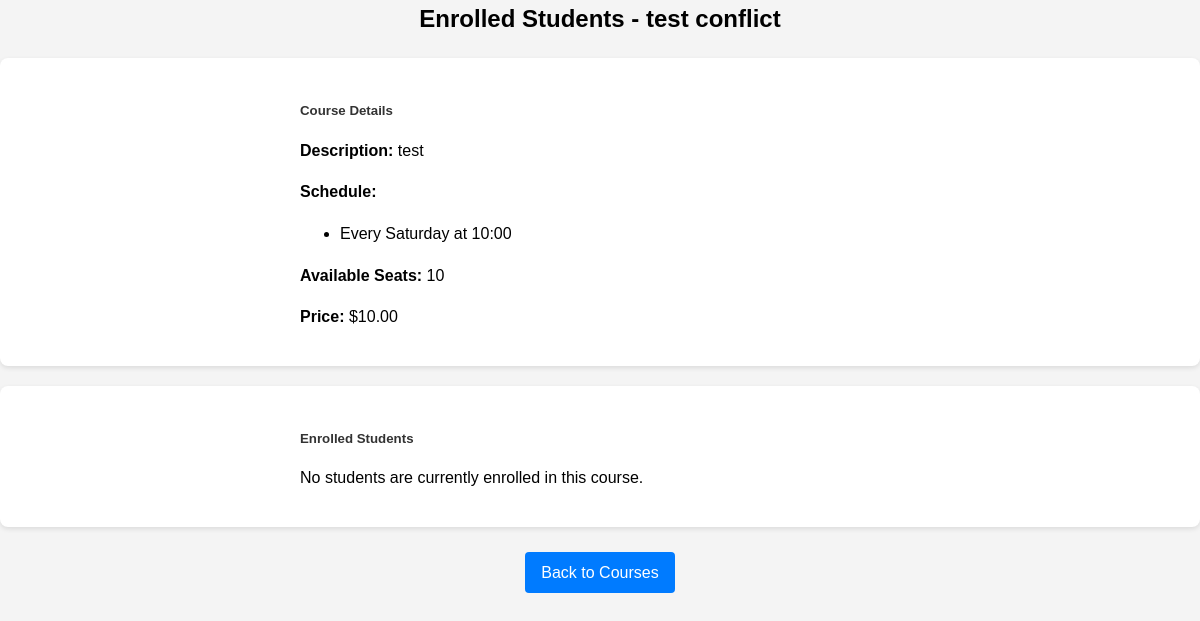
Page /enrolled-students/16/ (signed in) on the earlier database version.
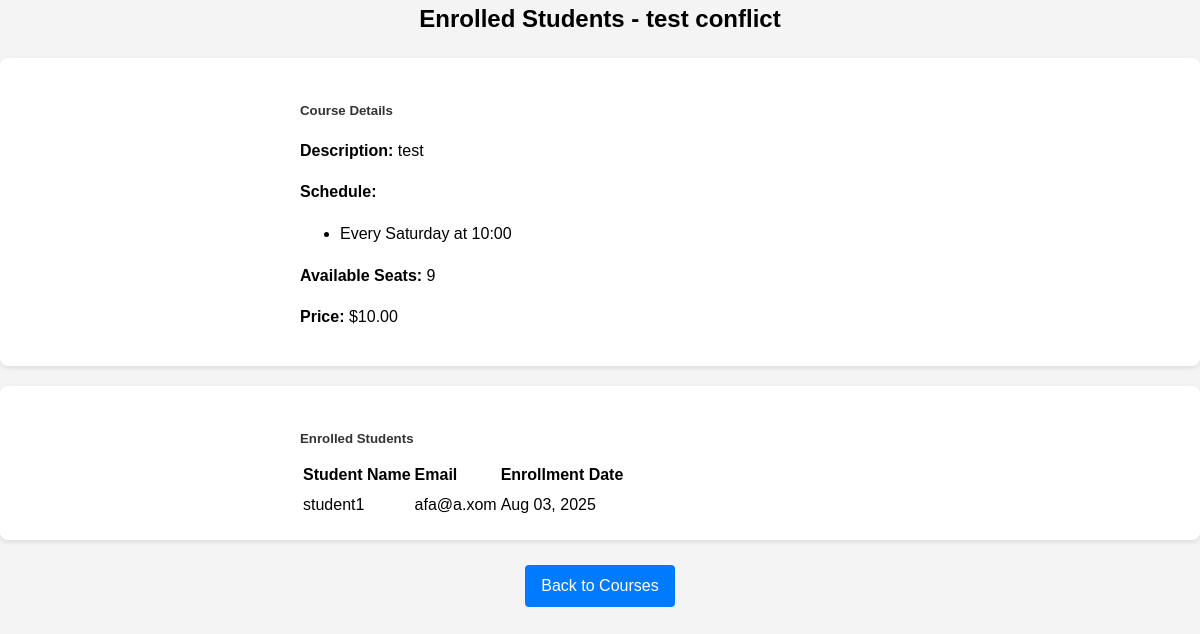
Same page on the later database version.
### course/models.py (models this page shows, shortened)
class Schedule(models.Model):
    WEEKDAY_CHOICES = [
        (0, 'Monday'),
        (1, 'Tuesday'),
        (2, 'Wednesday'),
        (3, 'Thursday'),
        (4, 'Friday'),
        (5, 'Saturday'),
        (6, 'Sunday'),
    ]
    SCHEDULE_TYPE_CHOICES = [
        ('date', 'Specific Date'),
        ('weekday', 'Weekly Schedule'),
    ]
    course = models.ForeignKey('Course', on_delete=models.CASCADE, related_name='schedules')
    schedule_type = models.CharField(
        max_length=7,
        choices=SCHEDULE_TYPE_CHOICES,
        default='date'
    )
    specific_date = models.DateField(null=True, blank=True)
    weekday = models.IntegerField(choices=WEEKDAY_CHOICES, null=True, blank=True)
    time = models.TimeField()
    def get_schedule_display(self):
        if self.schedule_type == 'date':
            if self.specific_date:
                return f"On {self.specific_date.strftime('%Y-%m-%d')} at {self.time.strftime('%H:%M')}"
            return "Date not set"
        elif self.schedule_type == 'weekday':
            if self.weekday is not None:
                return f"Every {self.get_weekday_display()} at {self.time.strftime('%H:%M')}"
            return "Weekday not set"
        return "No schedule set"
    def get_weekday_display(self):
        for value, display in self.WEEKDAY_CHOICES:
            if self.weekday == value:
                return display
        return "Unknown"

class Course(models.Model):
    title = models.CharField(max_length=200)
    description = models.TextField()
    content = models.TextField(help_text="Detailed course content and materials")
    teacher = models.ForeignKey(
        settings.AUTH_USER_MODEL,
        on_delete=models.CASCADE,
        limit_choices_to={'is_teacher': True},
    )
    capacity = models.PositiveIntegerField()
    pre_requisites = models.TextField(blank=True, null=True)
    created_at = models.DateTimeField(auto_now_add=True)
    price = models.DecimalField(
        max_digits=10,
        decimal_places=2,
        default=Decimal('0.00'),
    )

### student/models.py (models this page shows, shortened)
class Enrollment(models.Model):
    student = models.ForeignKey(
        settings.AUTH_USER_MODEL,
        on_delete=models.CASCADE,
        related_name='enrollments'
    )
    course = models.ForeignKey(
        Course,
        on_delete=models.CASCADE,
        related_name='enrollments'
    )
    enrollment_date = models.DateTimeField(auto_now_add=True)
    status = models.CharField(
        max_length=20,
        choices=[
            ('enrolled', 'Enrolled'),
            ('completed', 'Completed'),
            ('dropped', 'Dropped'),
        ],
        default='enrolled'
    )
    class Meta:
        unique_together = ['student', 'course']

### portal/models.py (models this page shows)
class User(AbstractUser):
    is_teacher = models.BooleanField(default=False)
    is_admin = models.BooleanField(default=False)
    groups = models.ManyToManyField(
        'auth.Group',
        related_name='portal_user_set',
        blank=True,
        help_text='The groups this user belongs to.',
        verbose_name='groups'
    )
    user_permissions = models.ManyToManyField(
        'auth.Permission',
        related_name='portal_user_set',
        blank=True,
        help_text='Specific permissions for this user.',
        verbose_name='user permissions'
    )

### course/views.py (the view)
# urls.py: path('enrolled-students/<int:course_id>/', views.enrolled_students, name='enrolled_students'),
@login_required
def enrolled_students(request, course_id):
    course = get_object_or_404(Course, id=course_id)
    if request.user != course.teacher:
        return render(request, 'courses/error.html',
                     {'message': 'You do not have permission to view this course\'s enrollments.'})
    enrollments = course.enrollments.filter(   # type: ignore
        status='enrolled'
    ).select_related('student')
    return render(request, 'courses/enrolled_students.html', {
        'course': course,
        'enrollments': enrollments
    })

### course/templates/courses/enrolled_students.html
{% extends 'base.html' %}
{% block content %}
<div class="container">
    <h2 class="mb-4">Enrolled Students - {{ course.title }}</h2>
    <div class="card mb-4">
        <div class="card-body">
            <h5 class="card-title">Course Details</h5>
            <p class="card-text"><strong>Description:</strong> {{ course.description }}</p>
            <p class="card-text"><strong>Schedule:</strong></p>
            <ul class="list-group mb-3">
                {% for schedule in course.schedules.all %}
                    <li class="list-group-item">{{ schedule.get_schedule_display }}</li>
                {% empty %}
                    <li class="list-group-item">No schedules available</li>
                {% endfor %}
            </ul>
            <p class="card-text"><strong>Available Seats:</strong> {{ course.capacity }}</p>
            <p class="card-text">
                <strong>Price:</strong>
                {% if course.price == 0 %}
                    Free
                {% else %}
                    ${{ course.price }}
                {% endif %}
            </p>
        </div>
    </div>
    <div class="card">
        <div class="card-body">
            <h5 class="card-title">Enrolled Students</h5>
            {% if enrollments %}
                <table class="table">
                    <thead>
                        <tr>
                            <th>Student Name</th>
                            <th>Email</th>
                            <th>Enrollment Date</th>
                        </tr>
                    </thead>
                    <tbody>
                        {% for enrollment in enrollments %}
                        <tr>
                            <td>{{ enrollment.student.get_full_name|default:enrollment.student.username }}</td>
                            <td>{{ enrollment.student.email }}</td>
                            <td>{{ enrollment.enrollment_date|date:"M d, Y" }}</td>
                        </tr>
                        {% endfor %}
                    </tbody>
                </table>
            {% else %}
                <p>No students are currently enrolled in this course.</p>
            {% endif %}
        </div>
    </div>
    <div class="mt-3">
        <a href="{% url 'created_courses' %}" class="btn btn-primary">Back to Courses</a>
    </div>
</div>
{% endblock %}

Differences in the rows shown:
changed Course "test conflict": capacity "10" → "9"
added Enrollment: student.get_full_name "student1", student.email "afa@a.xom", enrollment_date "Aug 03, 2025"
Other differences:
text no longer shown: "No students are currently enrolled in this course."
text now shown: "Student Name Email Enrollment Date"
